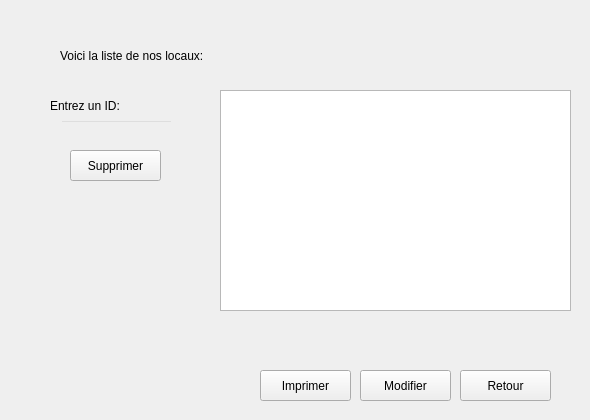
    <widget class="QWidget" name="localListWindow">
     <widget class="QWidget" name="widget_local_list" native="true">
      <property name="geometry">
       <rect>
        <x>40</x>
        <y>30</y>
        <width>541</width>
        <height>381</height>
       </rect>
      </property>
      <property name="styleSheet">
       <string notr="true">background-image: url(:/new/prefix1/image/103854343_259019528641376_3453490155072435271_n.jpg);
font: italic 9pt &quot;Century Gothic&quot;;
color: qconicalgradient(cx:0.5, cy:0.5, angle:0, stop:0 rgba(35, 40, 3, 255), stop:0.16 rgba(136, 106, 22, 255), stop:0.225 rgba(166, 140, 41, 255), stop:0.285 rgba(204, 181, 74, 255), stop:0.345 rgba(235, 219, 102, 255), stop:0.415 rgba(245, 236, 112, 255), stop:0.52 rgba(209, 190, 76, 255), stop:0.57 rgba(187, 156, 51, 255), stop:0.635 rgba(168, 142, 42, 255), stop:0.695 rgba(202, 174, 68, 255), stop:0.75 rgba(218, 202, 86, 255), stop:0.815 rgba(208, 187, 73, 255), stop:0.88 rgba(187, 156, 51, 255), stop:0.935 rgba(137, 108, 26, 255), stop:1 rgba(35, 40, 3, 255));</string>
      </property>
      <widget class="QLabel" name="local_listLabel">
       <property name="geometry">
        <rect>
         <x>20</x>
         <y>10</y>
         <width>171</width>
         <height>31</height>
        </rect>
       </property>
       <property name="styleSheet">
        <string notr="true">background:transparent;
</string>
       </property>
       <property name="text">
        <string>Voici la liste de nos locaux:</string>
       </property>
      </widget>
      <widget class="QTableView" name="table_local">
       <property name="geometry">
        <rect>
         <x>180</x>
         <y>60</y>
         <width>351</width>
         <height>221</height>
        </rect>
       </property>
      </widget>
      <widget class="QLineEdit" name="local_listEdit">
       <property name="geometry">
        <rect>
         <x>20</x>
         <y>90</y>
         <width>113</width>
         <height>20</height>
        </rect>
       </property>
       <property name="styleSheet">
        <string notr="true">background:transparent;</string>
       </property>
      </widget>
      <widget class="QLabel" name="local_idLabel">
       <property name="geometry">
        <rect>
         <x>10</x>
         <y>60</y>
         <width>171</width>
         <height>31</height>
        </rect>
       </property>
       <property name="styleSheet">
        <string notr="true">background:transparent;
</string>
       </property>
       <property name="text">
        <string>Entrez un ID:</string>
       </property>
      </widget>
      <widget class="QPushButton" name="return_local_listButton">
       <property name="geometry">
        <rect>
         <x>420</x>
         <y>340</y>
         <width>91</width>
         <height>31</height>
        </rect>
       </property>
       <property name="styleSheet">
        <string notr="true">background:transparent;
font: italic 12pt &quot;Century Gothic&quot;;
color: qconicalgradient(cx:0.5, cy:0.5, angle:0, stop:0 rgba(35, 40, 3, 255), stop:0.16 rgba(136, 106, 22, 255), stop:0.225 rgba(166, 140, 41, 255), stop:0.285 rgba(204, 181, 74, 255), stop:0.345 rgba(235, 219, 102, 255), stop:0.415 rgba(245, 236, 112, 255), stop:0.52 rgba(209, 190, 76, 255), stop:0.57 rgba(187, 156, 51, 255), stop:0.635 rgba(168, 142, 42, 255), stop:0.695 rgba(202, 174, 68, 255), stop:0.75 rgba(218, 202, 86, 255), stop:0.815 rgba(208, 187, 73, 255), stop:0.88 rgba(187, 156, 51, 255), stop:0.935 rgba(137, 108, 26, 255), stop:1 rgba(35, 40, 3, 255));
border-bottom:2px solid#717072;
border-color: qconicalgradient(cx:0.5, cy:0.5, angle:0, stop:0 rgba(35, 40, 3, 255), stop:0.16 rgba(136, 106, 22, 255), stop:0.225 rgba(166, 140, 41, 255), stop:0.285 rgba(204, 181, 74, 255), stop:0.345 rgba(235, 219, 102, 255), stop:0.415 rgba(245, 236, 112, 255), stop:0.52 rgba(209, 190, 76, 255), stop:0.57 rgba(187, 156, 51, 255), stop:0.635 rgba(168, 142, 42, 255), stop:0.695 rgba(202, 174, 68, 255), stop:0.75 rgba(218, 202, 86, 255), stop:0.815 rgba(208, 187, 73, 255), stop:0.88 rgba(187, 156, 51, 255), stop:0.935 rgba(137, 108, 26, 255), stop:1 rgba(35, 40, 3, 255));
background-color: rgb(255, 212, 250);

border-radius:15px;}
QPushButton:hover{
	
	background-color: rgb(234, 78, 117);
</string>
       </property>
       <property name="text">
        <string>Retour</string>
       </property>
      </widget>
      <widget class="QPushButton" name="supprimer_local_listButton">
       <property name="geometry">
        <rect>
         <x>30</x>
         <y>120</y>
         <width>91</width>
         <height>31</height>
        </rect>
       </property>
       <property name="styleSheet">
        <string notr="true">background:transparent;
font: italic 12pt &quot;Century Gothic&quot;;
color: qconicalgradient(cx:0.5, cy:0.5, angle:0, stop:0 rgba(35, 40, 3, 255), stop:0.16 rgba(136, 106, 22, 255), stop:0.225 rgba(166, 140, 41, 255), stop:0.285 rgba(204, 181, 74, 255), stop:0.345 rgba(235, 219, 102, 255), stop:0.415 rgba(245, 236, 112, 255), stop:0.52 rgba(209, 190, 76, 255), stop:0.57 rgba(187, 156, 51, 255), stop:0.635 rgba(168, 142, 42, 255), stop:0.695 rgba(202, 174, 68, 255), stop:0.75 rgba(218, 202, 86, 255), stop:0.815 rgba(208, 187, 73, 255), stop:0.88 rgba(187, 156, 51, 255), stop:0.935 rgba(137, 108, 26, 255), stop:1 rgba(35, 40, 3, 255));
border-bottom:2px solid#717072;
border-color: qconicalgradient(cx:0.5, cy:0.5, angle:0, stop:0 rgba(35, 40, 3, 255), stop:0.16 rgba(136, 106, 22, 255), stop:0.225 rgba(166, 140, 41, 255), stop:0.285 rgba(204, 181, 74, 255), stop:0.345 rgba(235, 219, 102, 255), stop:0.415 rgba(245, 236, 112, 255), stop:0.52 rgba(209, 190, 76, 255), stop:0.57 rgba(187, 156, 51, 255), stop:0.635 rgba(168, 142, 42, 255), stop:0.695 rgba(202, 174, 68, 255), stop:0.75 rgba(218, 202, 86, 255), stop:0.815 rgba(208, 187, 73, 255), stop:0.88 rgba(187, 156, 51, 255), stop:0.935 rgba(137, 108, 26, 255), stop:1 rgba(35, 40, 3, 255));
background-color: rgb(255, 212, 250);

border-radius:15px;}
QPushButton:hover{
	
	background-color: rgb(234, 78, 117);
</string>
       </property>
       <property name="text">
        <string>Supprimer</string>
       </property>
      </widget>
      <widget class="QPushButton" name="modifier_local_listButton">
       <property name="geometry">
        <rect>
         <x>320</x>
         <y>340</y>
         <width>91</width>
         <height>31</height>
        </rect>
       </property>
       <property name="styleSheet">
        <string notr="true">background:transparent;
font: italic 12pt &quot;Century Gothic&quot;;
color: qconicalgradient(cx:0.5, cy:0.5, angle:0, stop:0 rgba(35, 40, 3, 255), stop:0.16 rgba(136, 106, 22, 255), stop:0.225 rgba(166, 140, 41, 255), stop:0.285 rgba(204, 181, 74, 255), stop:0.345 rgba(235, 219, 102, 255), stop:0.415 rgba(245, 236, 112, 255), stop:0.52 rgba(209, 190, 76, 255), stop:0.57 rgba(187, 156, 51, 255), stop:0.635 rgba(168, 142, 42, 255), stop:0.695 rgba(202, 174, 68, 255), stop:0.75 rgba(218, 202, 86, 255), stop:0.815 rgba(208, 187, 73, 255), stop:0.88 rgba(187, 156, 51, 255), stop:0.935 rgba(137, 108, 26, 255), stop:1 rgba(35, 40, 3, 255));
border-bottom:2px solid#717072;
border-color: qconicalgradient(cx:0.5, cy:0.5, angle:0, stop:0 rgba(35, 40, 3, 255), stop:0.16 rgba(136, 106, 22, 255), stop:0.225 rgba(166, 140, 41, 255), stop:0.285 rgba(204, 181, 74, 255), stop:0.345 rgba(235, 219, 102, 255), stop:0.415 rgba(245, 236, 112, 255), stop:0.52 rgba(209, 190, 76, 255), stop:0.57 rgba(187, 156, 51, 255), stop:0.635 rgba(168, 142, 42, 255), stop:0.695 rgba(202, 174, 68, 255), stop:0.75 rgba(218, 202, 86, 255), stop:0.815 rgba(208, 187, 73, 255), stop:0.88 rgba(187, 156, 51, 255), stop:0.935 rgba(137, 108, 26, 255), stop:1 rgba(35, 40, 3, 255));
background-color: rgb(255, 212, 250);

border-radius:15px;}
QPushButton:hover{
	
	background-color: rgb(234, 78, 117);
</string>
       </property>
       <property name="text">
        <string>Modifier</string>
       </property>
       <property name="checkable">
        <bool>true</bool>
       </property>
       <property name="checked">
        <bool>false</bool>
       </property>
      </widget>
      <widget class="QPushButton" name="imprimer_local_listButton">
       <property name="geometry">
        <rect>
         <x>220</x>
         <y>340</y>
         <width>91</width>
         <height>31</height>
        </rect>
       </property>
       <property name="styleSheet">
        <string notr="true">background:transparent;
font: italic 12pt &quot;Century Gothic&quot;;
color: qconicalgradient(cx:0.5, cy:0.5, angle:0, stop:0 rgba(35, 40, 3, 255), stop:0.16 rgba(136, 106, 22, 255), stop:0.225 rgba(166, 140, 41, 255), stop:0.285 rgba(204, 181, 74, 255), stop:0.345 rgba(235, 219, 102, 255), stop:0.415 rgba(245, 236, 112, 255), stop:0.52 rgba(209, 190, 76, 255), stop:0.57 rgba(187, 156, 51, 255), stop:0.635 rgba(168, 142, 42, 255), stop:0.695 rgba(202, 174, 68, 255), stop:0.75 rgba(218, 202, 86, 255), stop:0.815 rgba(208, 187, 73, 255), stop:0.88 rgba(187, 156, 51, 255), stop:0.935 rgba(137, 108, 26, 255), stop:1 rgba(35, 40, 3, 255));
border-bottom:2px solid#717072;
border-color: qconicalgradient(cx:0.5, cy:0.5, angle:0, stop:0 rgba(35, 40, 3, 255), stop:0.16 rgba(136, 106, 22, 255), stop:0.225 rgba(166, 140, 41, 255), stop:0.285 rgba(204, 181, 74, 255), stop:0.345 rgba(235, 219, 102, 255), stop:0.415 rgba(245, 236, 112, 255), stop:0.52 rgba(209, 190, 76, 255), stop:0.57 rgba(187, 156, 51, 255), stop:0.635 rgba(168, 142, 42, 255), stop:0.695 rgba(202, 174, 68, 255), stop:0.75 rgba(218, 202, 86, 255), stop:0.815 rgba(208, 187, 73, 255), stop:0.88 rgba(187, 156, 51, 255), stop:0.935 rgba(137, 108, 26, 255), stop:1 rgba(35, 40, 3, 255));
background-color: rgb(255, 212, 250);

border-radius:15px;}
QPushButton:hover{
	
	background-color: rgb(234, 78, 117);
</string>
       </property>
       <property name="text">
        <string>Imprimer</string>
       </property>
      </widget>
     </widget>
    </widget>
